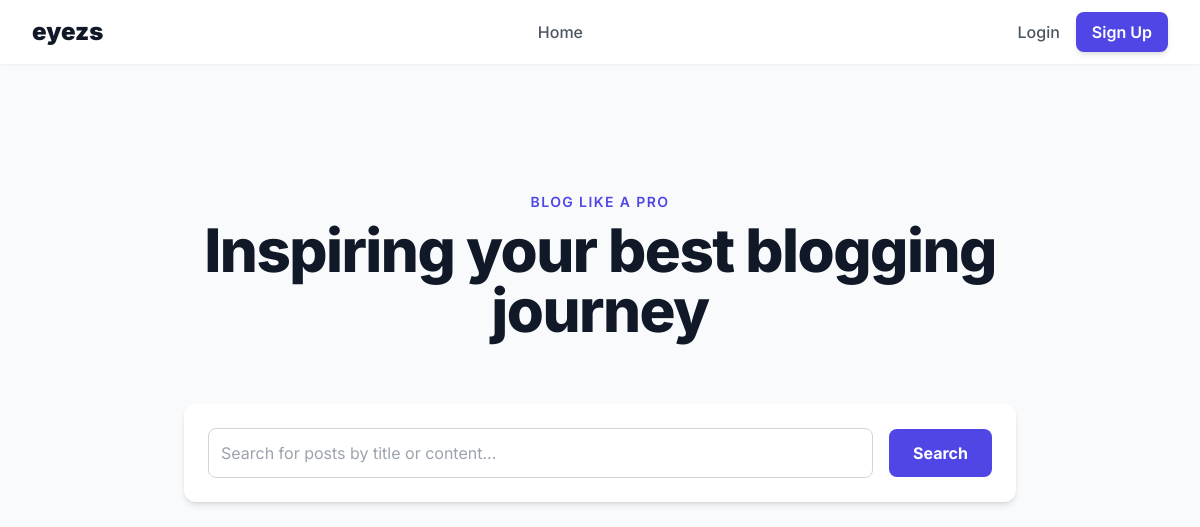
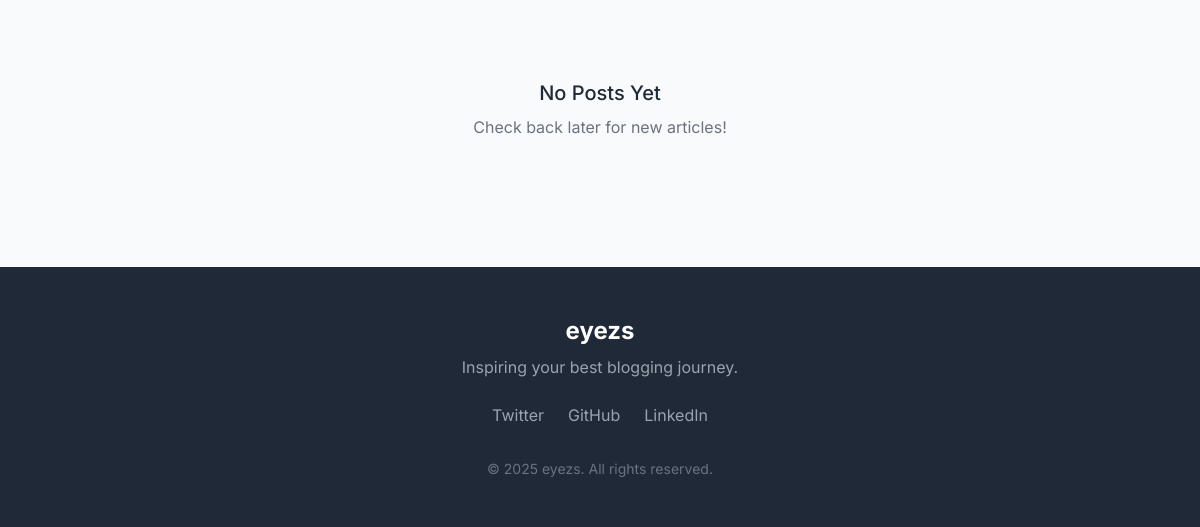
/blog/, run on an earlier commit of the app's database (2 pictures, top to bottom).
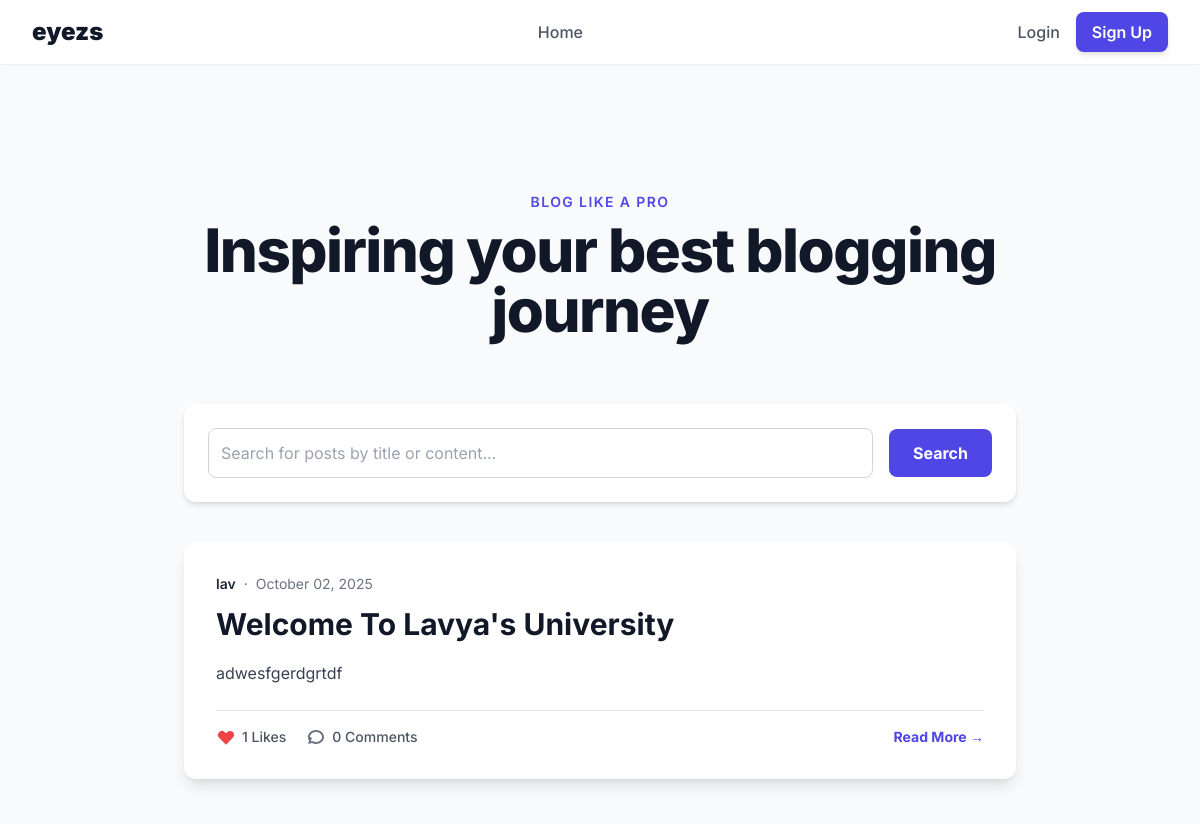
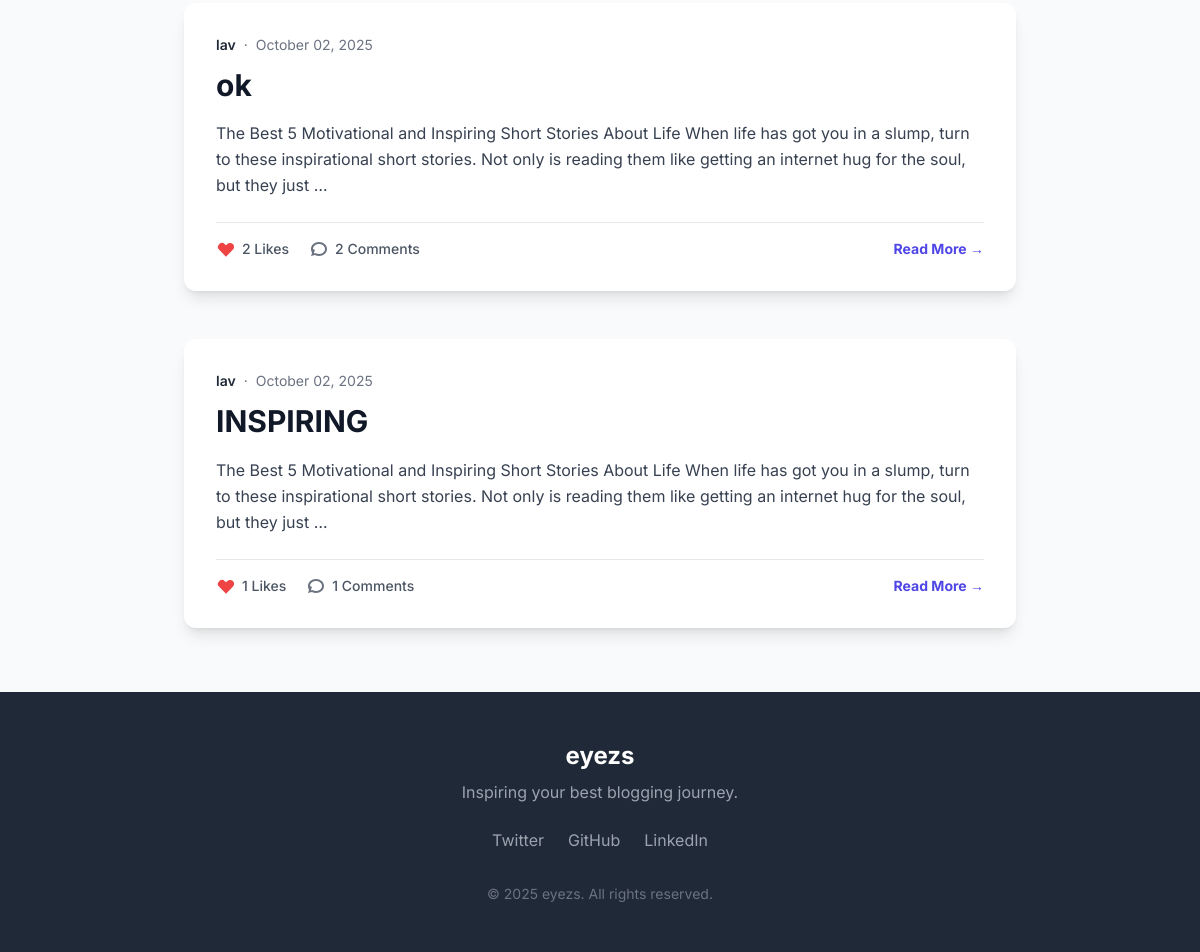
And on a later commit of the database (2 pictures, top to bottom).
### app/models.py (models this page shows, shortened)
class Post(models.Model):
    description =models.TextField()
    title=models.CharField(max_length=500)
    author=models.CharField(max_length=200)
    date_posted=models.DateTimeField(default=timezone.now)
    likes = models.ManyToManyField(User,related_name='likes',blank=True)
    shares=models.ManyToManyField(User, related_name='shares',blank=True)
    def total_likes(self):
        return self.likes.count()

### app/views.py (the view)
# urls.py: 2. Add a URL to urlpatterns:  path('', views.home, name='home')
def home(request):
    posts = Post.objects.all().order_by('-date_posted')
    return render(request, 'home.html', {'posts': posts})

### app/templates/home.html (shortened to what this page needs)
{% extends 'base.html' %}
{% block content %}
<div class="max-w-4xl mx-auto px-4 sm:px-6 lg:px-8 py-8">
    <section class="text-center py-12 md:py-16">
        <p class="text-sm font-semibold uppercase tracking-widest text-indigo-600">BLOG LIKE A PRO</p>
        <h1 class="text-4xl md:text-6xl font-extrabold text-gray-900 mt-2 tracking-tight">Inspiring your best blogging journey</h1>
    </section>
    <section class="bg-white p-6 rounded-xl shadow-md mb-10">
        <form action="{% url 'search_results' %}" method="get" class="flex items-center gap-4">
            <input
                type="search"
                name="q"
                placeholder="Search for posts by title or content..."
                class="flex-grow p-3 border border-gray-300 rounded-lg focus:outline-none focus:ring-2 focus:ring-indigo-500 transition duration-200"
            >
            <button
                type="submit"
                class="bg-indigo-600 text-white font-bold py-3 px-6 rounded-lg hover:bg-indigo-700 focus:outline-none focus:ring-2 focus:ring-offset-2 focus:ring-indigo-500 transition-colors"
            >
                Search
            </button>
        </form>
    </section>
    <section class="space-y-12">
        {% for post in posts %}
            <article class="bg-white rounded-xl shadow-lg overflow-hidden transform hover:-translate-y-2 transition-all duration-300 hover:shadow-2xl">
                <div class="p-6 md:p-8">
                    <div class="flex items-center mb-3 text-sm text-gray-500">
                        <span class="font-semibold text-gray-800">{{ post.author }}</span>
                        <span class="mx-2">&middot;</span>
                        <span>{{ post.date_posted|date:"F d, Y" }}</span>
                    </div>
                    <h2 class="text-3xl font-bold text-gray-900 mb-4 leading-tight">
                        <a href="{% url 'post_detail' post.pk %}" class="hover:text-indigo-600 transition-colors duration-200">
                            {{ post.title }}
                        </a>
                    </h2>
                    <p class="text-gray-700 leading-relaxed mb-6">
                        {{ post.description|truncatewords:40 }}
                    </p>
                    <div class="mt-6 pt-4 border-t border-gray-200 flex justify-between items-center text-sm">
                        <div class="flex items-center gap-5 text-gray-600 font-medium">
                            <div class="flex items-center gap-1.5">
                                <svg class="w-5 h-5 text-red-500" fill="currentColor" viewBox="0 0 20 20"><path fill-rule="evenodd" d="M3.172 5.172a4 4 0 015.656 0L10 6.343l1.172-1.171a4 4 0 115.656 5.656L10 17.657l-6.828-6.829a4 4 0 010-5.656z" clip-rule="evenodd"></path></svg>
                                <span>{{ post.total_likes }} Likes</span>
                            </div>
                            <div class="flex items-center gap-1.5">
                                <span>{{ post.comments.count }} Comments</span>
                            </div>
                        </div>
                        <a href="{% url 'post_detail' post.pk %}" class="font-bold text-indigo-600 hover:underline">
                            Read More &rarr;
                        </a>
                    </div>
                </div>
            </article>
        {% empty %}
            <div class="text-center py-16 bg-gray-50 rounded-lg">
                <h3 class="text-xl font-medium text-gray-800">No Posts Yet</h3>
                <p class="text-gray-500 mt-2">Check back later for new articles!</p>
            </div>
        {% endfor %}
    </section>
</div>
{% endblock %}

### app/templates/base.html (shortened to what this page needs)
{% load static %}
<!DOCTYPE html>
<html lang="en">
<head>
    <script src="https://cdn.tailwindcss.com"></script>
</head>
<body class="bg-gray-50 font-sans text-gray-800 flex flex-col min-h-screen">
    <header class="bg-white/90 backdrop-blur-md shadow-sm sticky top-0 z-50">
        <div class="max-w-7xl mx-auto px-4 sm:px-6 lg:px-8">
            <div class="flex justify-between items-center h-16">
                <a href="{% url 'home' %}" class="text-2xl font-black text-gray-900">eyezs</a>
                <nav class="hidden md:flex items-center space-x-8">
                    <a href="{% url 'home' %}" class="font-medium text-gray-600 hover:text-indigo-600 transition-colors">Home</a>
                </nav>
                <div class="flex items-center space-x-4">
                    {% if user.is_authenticated %}
                        <div x-data="{ open: false }" class="relative">
                            <button @click="open = !open" class="flex items-center focus:outline-none">
                                <img class="w-9 h-9 rounded-full object-cover border-2 border-transparent hover:border-indigo-500 transition"
                                     src="{% if user.profile and user.profile.profile_pic %}{{ user.profile.profile_pic.url }}{% else %}{% static 'images/default_avatar.png' %}{% endif %}"
                                     alt="Profile picture">
                            </button>
                            <div x-show="open" @click.away="open = false"
                                 x-transition:enter="transition ease-out duration-100"
                                 x-transition:enter-start="transform opacity-0 scale-95"
                                 x-transition:enter-end="transform opacity-100 scale-100"
                                 x-transition:leave="transition ease-in duration-75"
                                 x-transition:leave-start="transform opacity-100 scale-100"
                                 x-transition:leave-end="transform opacity-0 scale-95"
                                 class="absolute right-0 mt-2 w-48 bg-white rounded-md shadow-xl py-1 z-20"
                                 style="display: none;">
                                <div class="px-4 py-2 text-sm text-gray-700">
                                    Signed in as <br>
                                    <strong class="font-bold">{{ user.username }}</strong>
                                </div>
                                <hr class="border-gray-100">
                                <a href="{% url 'profile' user.username %}" class="block px-4 py-2 text-sm text-gray-700 hover:bg-indigo-500 hover:text-white">Your Profile</a>
                                <form action="{% url 'logout' %}" method="post">
                                    {% csrf_token %}
                                    <button type="submit" class="w-full text-left block px-4 py-2 text-sm text-gray-700 hover:bg-indigo-500 hover:text-white">
                                        Logout
                                    </button>
                                </form>
                            </div>
                        </div>
                    {% else %}
                        <a href="{% url 'login' %}" class="font-medium text-gray-600 hover:text-indigo-600 transition-colors">Login</a>
                        <a href="{% url 'signup' %}" class="py-2 px-4 bg-indigo-600 hover:bg-indigo-700 text-white font-semibold rounded-lg shadow-md transition-colors">Sign Up</a>
                    {% endif %}
                </div>
            </div>
        </div>
    </header>
    <main class="flex-grow container mx-auto px-4 sm:px-6 lg:px-8 py-8">
        {% block content %}
        {% endblock %}
    </main>
    <footer class="bg-gray-800 text-white">
        <div class="max-w-7xl mx-auto py-12 px-4 sm:px-6 lg:px-8 text-center">
            <h2 class="text-2xl font-bold">eyezs</h2>
            <p class="mt-2 text-gray-400">Inspiring your best blogging journey.</p>
            <div class="mt-6 flex justify-center space-x-6">
                <a href="#" class="text-gray-400 hover:text-white">Twitter</a>
                <a href="#" class="text-gray-400 hover:text-white">GitHub</a>
                <a href="#" class="text-gray-400 hover:text-white">LinkedIn</a>
            </div>
            <p class="mt-8 text-sm text-gray-500">&copy; {% now "Y" %} eyezs. All rights reserved.</p>
        </div>
    </footer>
</body>
</html>

What changed in the data, as far as the page shows it:
added Post: author "lav", date_posted "October 02, 2025", title "Welcome To Lavya's University", description "adwesfgerdgrtdf", total_likes "1", comments.count "0"
added Post: author "lav", date_posted "October 02, 2025", title "ok", description "The Best 5 Motivational and Inspiring Short Stories About Life When life has got you in a slump, turn to these inspirational short stories. Not only is reading them like getting an internet hug for the soul, but they just …", total_likes "2", comments.count "2"
added Post: author "lav", date_posted "October 02, 2025", title "INSPIRING", description "The Best 5 Motivational and Inspiring Short Stories About Life When life has got you in a slump, turn to these inspirational short stories. Not only is reading them like getting an internet hug for the soul, but they just …", total_likes "1", comments.count "1"
Also different on the page:
text no longer shown: "No Posts Yet Check back later for new articles!"
